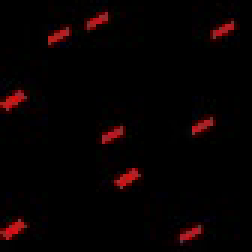
#> input picture frame 0 of Assingment1/Task1_Images/test.avi, 84 x 84 px, given in place of 1.mp4, which was not available (shown 3 times larger)
$ jupyter execute video_to_frames.ipynb   (Python 2 division)
#> lines starting #> are read from the running program, lines starting #| are printed output that depends on the picture; pictures that were not available may be replaced by others from this repository, and a replacement may not be noted
[cell 1]
import cv2

[cell 2]
folder = "./frames"
FROM_BALL = 1
TO_BALL = 3
FRAME_RATE = 0.3

[cell 3]
def getFrameUtil(sec, vidcap, frame_no, ball):
    vidcap.set(cv2.CAP_PROP_POS_MSEC,sec*1000)
    hasFrames,image = vidcap.read()
    if hasFrames:
        cv2.imwrite(folder + "/" + str(ball) + "/" + str(frame_no) + ".jpg", image)     # save frame as JPG file
    return hasFrames

[cell 4]
def getFrame(vidcap, ball):
#> called with ball = 1
    success = True
    frame_no, sec = 0, -FRAME_RATE
    while success:
        sec = sec + FRAME_RATE
        sec = round(sec, 2)
        success = getFrameUtil(sec, vidcap, frame_no, ball)
        frame_no += 1
        print sec,
#> this loop made 17 passes
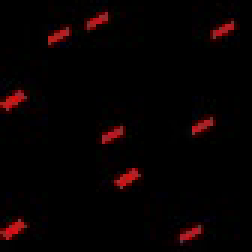
#> input picture frame 0 of Assingment1/Task1_Images/test.avi, 84 x 84 px, given in place of 1.mp4, which was not available (shown 3 times larger)
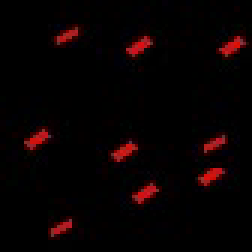
#> input picture frame 1 of Assingment1/Task1_Images/test.avi, 84 x 84 px, given in place of 1.mp4, which was not available (shown 3 times larger)

$ run again, starting later in the video
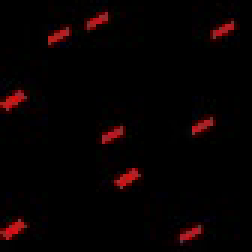
#> input picture frame 0 of Assingment1/Task1_Images/test.avi, 84 x 84 px, given in place of 1.mp4, which was not available (shown 3 times larger)
#> the loop in getFrame, `while success:` made 17 passes
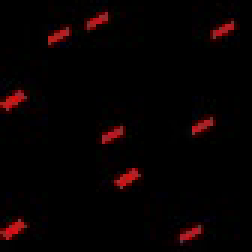
#> input picture frame 0 of Assingment1/Task1_Images/test.avi, 84 x 84 px, given in place of 1.mp4, which was not available (shown 3 times larger)
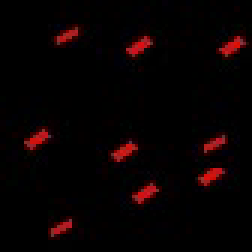
#> input picture frame 1 of Assingment1/Task1_Images/test.avi, 84 x 84 px, given in place of 1.mp4, which was not available (shown 3 times larger)

$ run again, starting later in the video
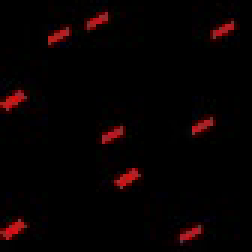
#> input picture frame 0 of Assingment1/Task1_Images/test.avi, 84 x 84 px, given in place of 1.mp4, which was not available (shown 3 times larger)
#> the loop in getFrame, `while success:` made 17 passes
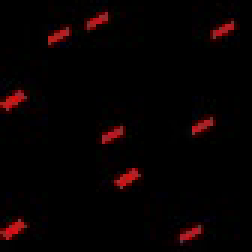
#> input picture frame 0 of Assingment1/Task1_Images/test.avi, 84 x 84 px, given in place of 1.mp4, which was not available (shown 3 times larger)
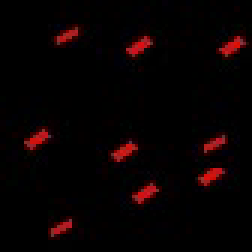
#> input picture frame 1 of Assingment1/Task1_Images/test.avi, 84 x 84 px, given in place of 1.mp4, which was not available (shown 3 times larger)
